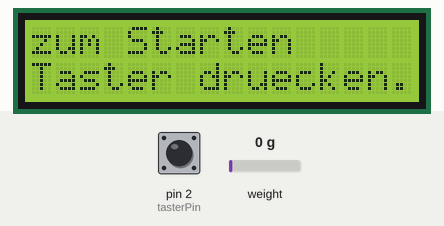
Simulated run of this sketch. Board: Arduino Uno, built with avr-gcc and run on an emulated ATmega328P. Parts: 16×2 character LCD. The inputs (shaded band) are chosen by the test bench; at power-on: pin 2 (tasterPin) HIGH, weight on the scale 0 g. What the sketch prints to the serial monitor is not drawn.

Above: at 1.7 s.
1.8 s: pin 2 (tasterPin) pulled LOW for 0.15 s
At 3.6 s:
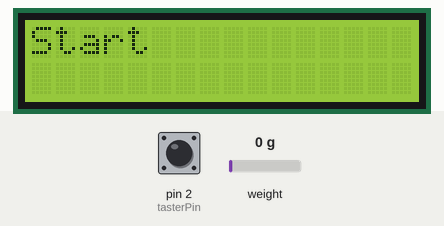
4.9 s: weight on the scale set to 100 g
At 6.1 s:
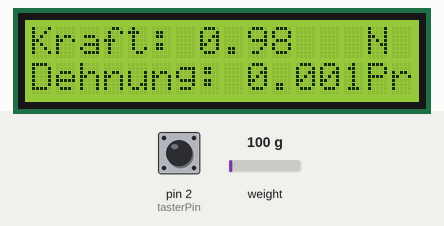
6.4 s: pin 2 (tasterPin) pulled LOW for 1 s
At 8.0 s:
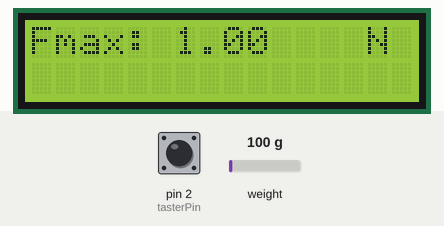
8.9 s: pin 2 (tasterPin) pulled LOW for 0.15 s
At 9.3 s:
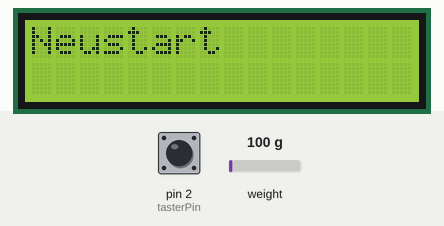
Timing chart, 0 to 11.9 s (numbered marks = the images above; inputs shaded):
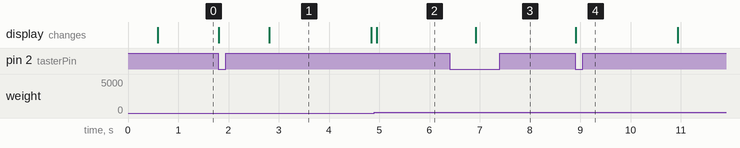

Measured:
- after the input at 1.8 s, the display: first changes at once (image 1 shows a later state)
- after the input at 4.9 s, the display: changes after 0.05 s (image 2)
- after the input at 6.4 s, the display: changes after 0.52 s (image 3)
- after the input at 8.9 s, the display: changes at once (image 4)
- what the display in image 1 shows lasts 2.0 s, from 2.8 s to 4.8 s

The sketch:

Sketch_Hauptprogramm_3.ino
```cpp
#include <HX711.h>
#include <LiquidCrystal_I2C.h>

LiquidCrystal_I2C lcd(0x27, 16, 2);// I²C-LCD (Adresse 0x27), 16 Zeichen × 2 Zeilen

const int DOUT_PIN = 4;  // DT auf anderen freien Pin gelegt
const int SCK_PIN  = 3;  // SCK

const float CALIBRATION_FACTOR = -17893.53;;

HX711 scale;

float weight = 1.0;
float F = 1.0;
double Max = 1.0;//Speichert Maximalwert der Kraft

const int tasterPin = 2;                // Taster an Pin 2
unsigned long debounceDelay = 50;       // Entprellzeit in ms

bool lastState = HIGH;                  // Letzter Tasterzustand
unsigned long lastPressTime = 0;        // Letzter gültiger Tastendruck

int zaehler = 0;                        // Zählvariable für Tastendrücke

void setup() {
  pinMode(tasterPin, INPUT_PULLUP);
  Serial.begin(9600);
  while (!Serial);

  // LCD initialisieren,der Anschluss A4 für SDA und A5 für SCL ist über die Bibliotek definiert
  lcd.init();
  lcd.backlight();

  // HX711 initialisieren
  scale.begin(DOUT_PIN, SCK_PIN);
  scale.set_scale(CALIBRATION_FACTOR);

  delay(500);
}


double Wegkorrektur(double Kraft){ //Funktion gibt Längenänderung an, die durch die Dehnung der Spindel erzeugt wurde.

int EModul = 210000; //Hier E Modul der Spindel angeben in Mpa
double Laenge = 100.0; //Hier Länge der Spindel in mm eingeben
double Kerndurchmesser = 8.47; //Kerndurchmesser der Spindel in mm
double Spannung =  4.0 * Kraft / (3.1415926 * Kerndurchmesser * Kerndurchmesser);

double Dehnung = Spannung *1000.0 / EModul;//Dehnung in Promille
return Dehnung;
}

bool tasterGedrueckt() {//Funktion zur Erkennung der Tasterbetätigung
  bool currentState = digitalRead(tasterPin);
  if (lastState == HIGH && currentState == LOW) {
    if (millis() - lastPressTime > debounceDelay) {
      lastPressTime = millis();
      lastState = currentState;
      return true;
    }
  }
  lastState = currentState;
  return false;
}


void loop() {
if(zaehler == 0){//Startbildschirm
lcd.setCursor(0, 0);
lcd.print("zum Starten");
lcd.setCursor(0, 1);
lcd.print("Taster druecken.");
}

if(zaehler == 3){//Programm wurde vom Nutzer beendet, zurückkehren in die Ausgangslage durch erneutzes Drücken des Tasters
  lcd.clear();
  lcd.setCursor(0, 0);
  lcd.print("Fmax:");
  lcd.setCursor(6, 0);
  lcd.print(Max);
  lcd.setCursor(14, 0);
  lcd.print("N");
  while(zaehler == 3){
    if (tasterGedrueckt()){
    lcd.clear();
    lcd.setCursor(0, 0);
    lcd.print("Neustart");
    zaehler = 0;
    Max = 1.0;
    delay(2000);
    }
  }
}

if (tasterGedrueckt()){//Abfragen, ob Taster gedrückt wurde, bei betätigen start des Programms
  zaehler = 1;
}

if(zaehler == 1){//Programm startet durch drücken des Tasters, geht danach über in die Mess-Schleife
  lcd.clear();
  scale.tare();
  lcd.setCursor(0, 0);
  lcd.print("Start");
  delay(2000);
  lcd.clear();
  zaehler = 2;
  lcd.setCursor(0, 0);
  lcd.print("Kraft:");
  lcd.setCursor(0, 1);
  lcd.print("Dehnung:");
  lcd.setCursor(14, 0);
  lcd.print("N");
  lcd.setCursor(14, 1);
  lcd.print("Pr");
}

while(zaehler == 2){//Mess-Schleife, wird verlassen bei betätigen des Tasters

  weight = scale.get_units(1);//Hier kann auch Mittelwert aus mehreren Werten gebildet werden, aber nach möglichkeit lange Funktionen vermeiden,um ein verpassen des Taster-Drucks zu verhindern
  F = weight * 9.81;
  lcd.setCursor(7, 0);
  lcd.print(F, 2); // Bessere Anzeige: 2 Nachkommastellen
  double Dehnung = Wegkorrektur(F);
  lcd.setCursor(9, 1);
  lcd.print(Dehnung, 3); // Bessere Anzeige: 3 Nachkommastellen
  Serial.print(F);//Ausgabe Messwerte Serieller Monitor
  Serial.print("  ");
  Serial.println(Dehnung);

  if(F>Max){//Speichern des maximalen Wertes der Kraftmessung
    Max = F;
  }

  if (tasterGedrueckt()){
    zaehler = 3;
    delay(500);
  }
}//gibt sehr schnell Werte aus, über serielle Schnittstelle, ev. verzögern durch Mittelwert.
//erhöhen des Delay nach Tasterdruck, dass vermieden wird, gleich weiter zu springen im Programm, weil Taster zu lange gedrückt
}
```
